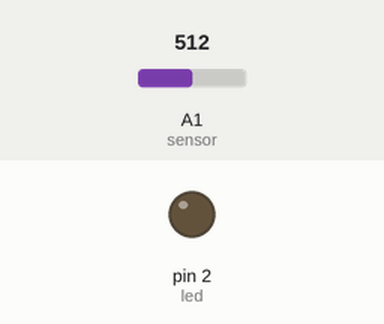
The sketch below on a simulated Arduino Uno, built with avr-gcc and run on an emulated ATmega328P. Parts: output pins drawn as LEDs (lit = HIGH). The test bench sets the inputs (shaded band); at power-on: A1 (sensor) = 512.

Above: at 1.2 s.
1.3 s: A1 (sensor) set to 235
2.8 s: A1 (sensor) set to 209
At 3.9 s:
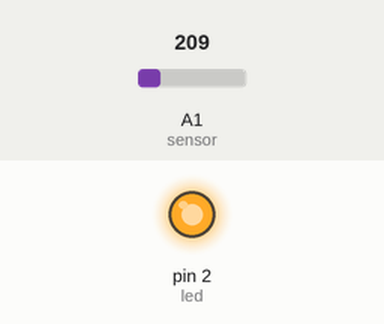
4.3 s: A1 (sensor) set to 232
At 5.0 s:
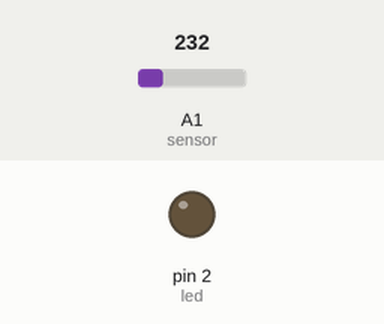
5.8 s: A1 (sensor) set to 212
At 6.2 s:
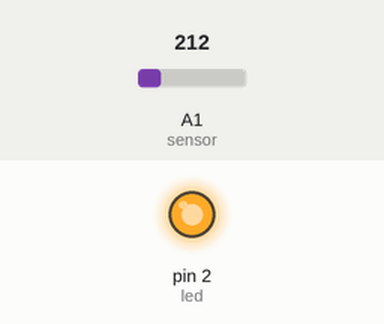
Timing chart, 0 to 8.3 s (numbered marks = the images above; inputs shaded):
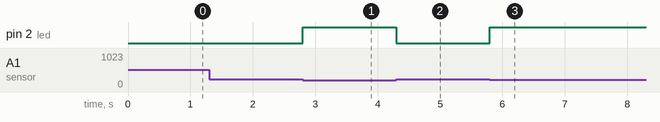

The sketch:

sensorDeLuz.ino
```cpp
#define led 2
#define sensor A1

void setup(){
  pinMode(sensor, INPUT);
  pinMode(led, OUTPUT);
}

void loop(){
  int vldr = analogRead(sensor);
  if(vldr < 222){
    digitalWrite(led, HIGH);
  }else{
    digitalWrite(led, LOW);
  }
}
```

Measured:
- the behaviour switches between 222 and 221 on A1 (sensor) (found by bisection; images 0 and 1)
- after the input at 1.3 s, every drawn part: stays the same
- after the input at 2.8 s, pin 2 (led): LOW → HIGH at once
- after the input at 4.3 s, pin 2 (led): HIGH → LOW at once
- after the input at 5.8 s, pin 2 (led): LOW → HIGH at once
